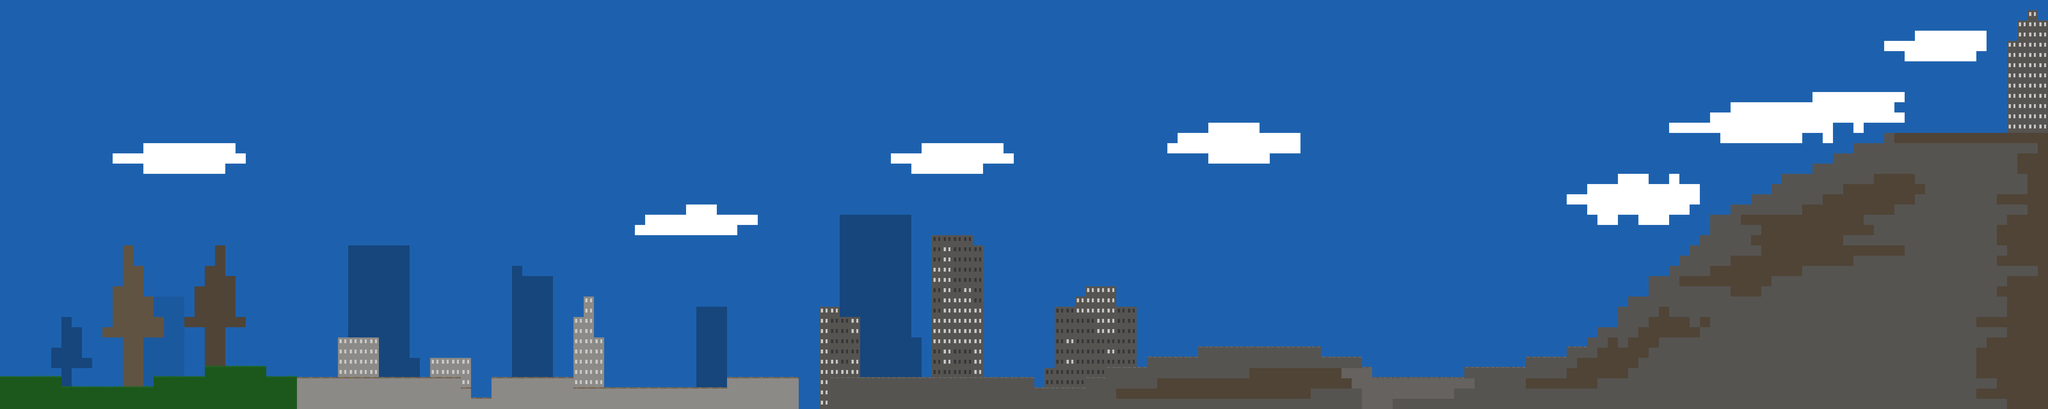

Tiled map render using the project's own tile images. Description and the map definition, with tile-layer contents summarised, below:
An orthogonal 200x40 tile map with 32x32 px tiles, 3 tile layers (Background, MidGround, Platform).

<map version="1.0" orientation="orthogonal" renderorder="right-down" width="200" height="40" tilewidth="32" tileheight="32">
 <tileset firstgid="1" name="tileset" tilewidth="32" tileheight="32">
  <image source="tileset.png" trans="ff0099" width="800" height="480" />
 </tileset>
 <layer name="Background" width="200" height="40">
  <data>[8000 cells, 8000 non-empty, 5 distinct tile ids]</data>
 </layer>
 <layer name="MidGround" width="200" height="40">
  <data>[8000 cells, 7811 non-empty, 6 distinct tile ids]</data>
 </layer>
 <layer name="Platform" width="200" height="40">
  <data>[8000 cells, 7574 non-empty, 11 distinct tile ids]</data>
 </layer>
</map>
